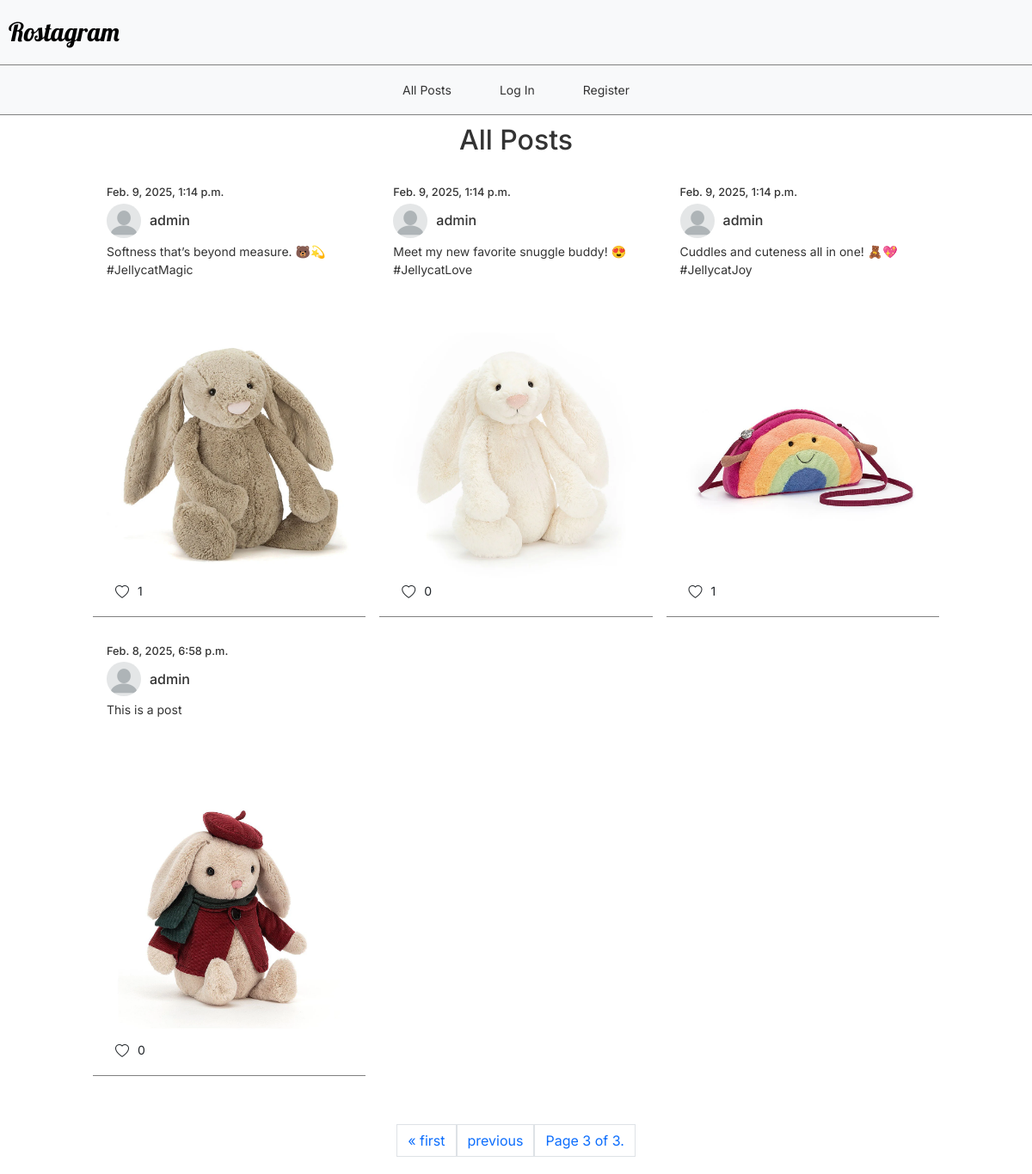
/?page=3, run on the app's committed database.
### network/models.py (models this page shows)
class Post(models.Model):
    user = models.ForeignKey(User, on_delete=models.CASCADE, related_name='posts', null=True)
    created_at = models.DateTimeField(auto_now_add=True)
    content = models.TextField(blank=True, default=None, null=True)
    image = models.ImageField(upload_to="images/Post/%d/%m/%y")

class User(AbstractUser):
    bio = models.TextField(blank=True, null=True, default=None)
    profile_picture = models.ImageField(upload_to="images/User/%d/%m/%y", default="profile-default.webp")

### network/views.py (the view)
# urls.py: path("", views.index, name="index"),
def index(request):
    user = request.user
    posts = Post.objects.all().order_by("-created_at")
    paginator = Paginator(posts, 10)
    page_number = request.GET.get("page")
    page_obj = paginator.get_page(page_number)
    if user.is_authenticated:
        if request.method == "POST":
            post_form = PostForm(request.POST, request.FILES)
            if post_form.is_valid():
                new_post = Post()
                new_post.user = user
                new_post.content = post_form.cleaned_data["content"]
                new_post.image = post_form.cleaned_data["image"]
                new_post.save()
                return HttpResponseRedirect(reverse("index"))
        else:
            post_form = PostForm()
        for post in page_obj.object_list:
            post.is_liked = post.likes.filter(user=user).exists()
    else:
        post_form = None
    return render(request, "network/index.html", {
        "user": user,
        "post_form": post_form,
        "posts": page_obj.object_list,
        "page_obj": page_obj,
    })

### network/templates/network/index.html (shortened to what this page needs)
{% extends "network/layout.html" %}
{% block body %}
<div class="page-heading">
    <h2>All Posts</h2>
</div>
    <div class="all-posts-container">
        {% for post in page_obj %}
            <div class="post-container">
                <div class="post-timestamp">
                    <h6>{{ post.created_at }}</h6>
                </div>
                <div class="post-details" id="post-{{ post.id }}">
                    <div class="post-topbar">
                        <div class="user-details">
                            <img src="{{ post.user.profile_picture.url }}" class="profile-img">
                            <a href="{% url 'profile' post.user  %}"><h5>{{ post.user.username }}</h5></a>
                        </div>
                    </div>
                    <div class="post-content-container">
                        <p id="post-content-{{ post.id }}">{{ post.content }}</p>
                    </div>
                </div>
                <img src="{{ post.image.url }}" class="post-img">
                <div class="like-container">
                    <i class="bi bi-heart"></i>
                    <div class="like-count" id="like-count-{{ post.id }}">
                        {{ post.likes.count }}
                    </div>
                </div>
            </div>
        {% endfor %}
    </div>
    <div class="pagination">
        <span class="step-links">
            {% if page_obj.has_previous %}
                <a href="?page=1" class="page-link">&laquo; first</a>
                <a href="?page={{ page_obj.previous_page_number }}" class="page-link">previous</a>
            {% endif %}
            <span class="current page-link">
                Page {{ page_obj.number }} of {{ page_obj.paginator.num_pages }}.
            </span>
        </span>
    </div>
{% endblock %}

### data on the page
Post: created_at "Feb. 9, 2025, 1:14 p.m.", user.profile_picture (placeholder picture), user.username "admin", content "Softness that’s beyond measure. 🐻💫 #JellycatMagic", image (picture), likes.count "1"
Post: created_at "Feb. 9, 2025, 1:14 p.m.", user.profile_picture (placeholder picture), user.username "admin", content "Meet my new favorite snuggle buddy! 😍 #JellycatLove", image (picture), likes.count "0"
Post: created_at "Feb. 9, 2025, 1:14 p.m.", user.profile_picture (placeholder picture), user.username "admin", content "Cuddles and cuteness all in one! 🧸💖 #JellycatJoy", image (picture), likes.count "1"
Post: created_at "Feb. 8, 2025, 6:58 p.m.", user.profile_picture (placeholder picture), user.username "admin", content "This is a post", image (picture), likes.count "0"

### other printed values
{{ page_obj.number }} "3"
{{ page_obj.paginator.num_pages }} "3"
